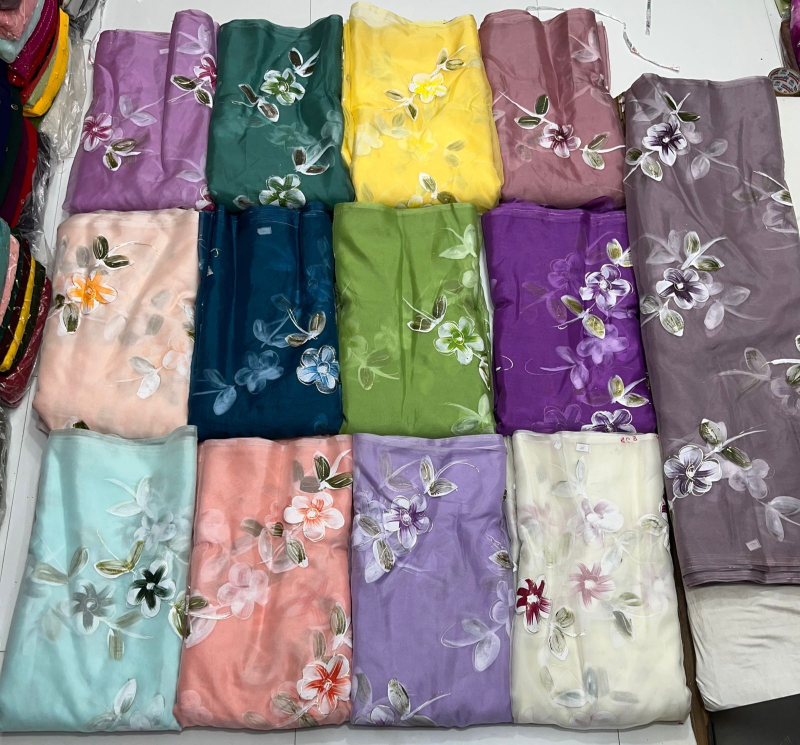
#> input picture Dataset/image_group.jpg, 1600 x 1489 px (shown at 1/2 size)
$ python -i DynImagic_main.py   (imports and definitions only)
#> lines starting #> are read from the running program, lines starting #| are printed output that depends on the picture; after the words box and inside, x2 and y2 are one past the last pixel; in counts of white or black regions, pixels touching at a corner belong together
import tkinter as tk
from tkinter import filedialog, messagebox
from PIL import Image, ImageTk
import cv2
import numpy as np

# [50 lines left out: function extract_color, not called in this run]


def extract_black_color(image_path):
#> called with image_path = 'Dataset/image_group.jpg'
    original_img_path = image_path

    # Load the group image
    group_image = cv2.imread(original_img_path)
#> group_image is the input picture: shape (1489, 1600, 3); mean B, G, R 134.6, 136.3, 144.7
    if group_image is None:
        print(f"Error: Unable to read the group image from {original_img_path}")
    else:
        # Convert to HSV for black color
        lower_black = np.array([90, 50, 50])
        upper_black = np.array([130, 255, 255])

        # Create a mask for black color
        black_mask = cv2.inRange(group_image, lower_black, upper_black)
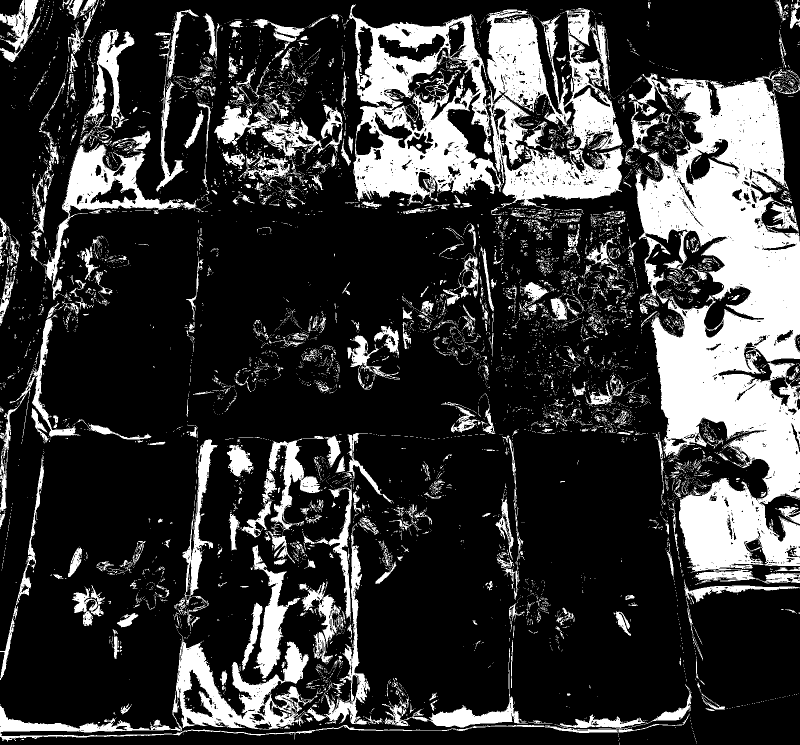
#> black_mask: shape (1489, 1600) (shown at 1/2 size); 22.6% white; 7983 white regions (7236 under 20 px)

        # Find contours in the mask
        contours, _ = cv2.findContours(black_mask, cv2.RETR_EXTERNAL, cv2.CHAIN_APPROX_SIMPLE)
#> contours = 7820 contours, 7379 with area under 20; largest, box (x1, y1, x2, y2) and area: (1250, 138, 1600, 1145) 197508, (698, 9, 1006, 412) 80352, (973, 16, 1247, 414) 61686, (0, 1272, 635, 1483) 29028, (86, 261, 393, 600) 18204

        # List to store bounding boxes
        bounding_boxes = []
        # Draw bounding boxes around the detected regions and store bounding box coordinates
        for contour in contours:
            x, y, w, h = cv2.boundingRect(contour)

            # Ignore small contours
            if w * h < 15500:
                continue

            bounding_boxes.append((x, y, w, h))
            cv2.rectangle(group_image, (x, y), (x + w, y + h), (0, 255, 0), 2)
#> this loop made 7820 passes
#> (contour, x, y, w, h) on passes 3, 4, 6: ([[1392, 1482], [1392, 1484]], 1392, 1482, 1, 3), ([[1237, 1480], [1237, 1481]], 1237, 1480, 1, 2), ([[1391, 1479], [1391, 1480]], 1391, 1479, 1, 2)
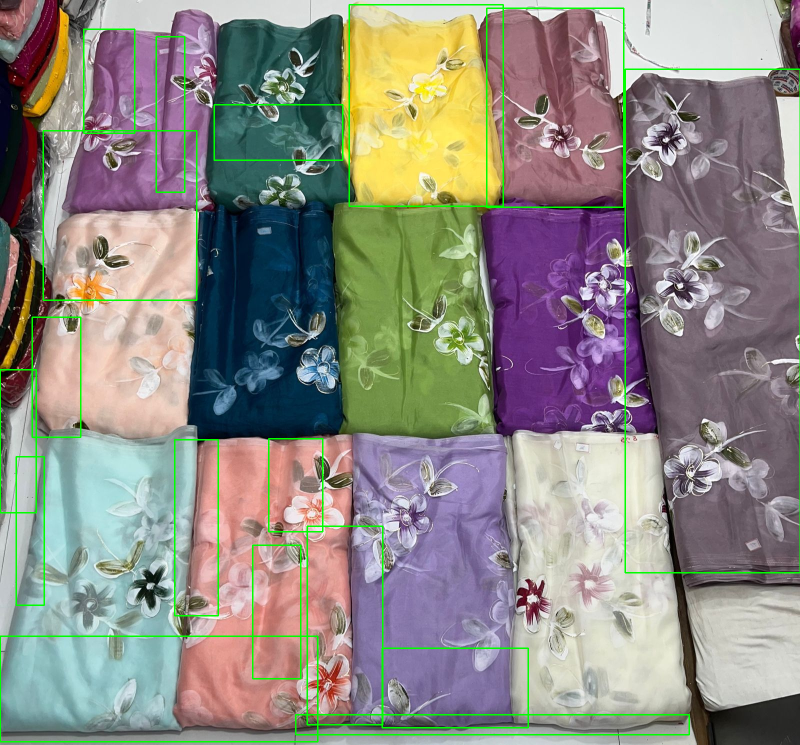
#> group_image: shape (1489, 1600, 3) (shown at 1/2 size); 2.2% of pixels changed, all inside (x1, y1, x2, y2) = (0, 8, 1600, 1485)
#> after the loop, bounding_boxes = 17 items, first 6: (591, 1429, 787, 40), (764, 1296, 292, 159), (0, 1272, 635, 211), (505, 1090, 96, 267), (614, 1052, 151, 397), (32, 913, 56, 297)

        # Save the image with bounding boxes for black color
        cv2.imwrite('black_saree_with_boxes.jpg', group_image)

        # Extract the largest ROI based on bounding boxes for black color
        largest_roi = extract_largest_roi(group_image, bounding_boxes)

        # Save the largest ROI without the border for black color
        if largest_roi is not None:
            cv2.imwrite('largest_black_roi_without_border.jpg', largest_roi)

def extract_largest_roi(original_image, bounding_boxes):
    """
    Extract the largest region of interest (ROI) from the list of bounding boxes.

    Args:
        original_image (numpy.ndarray): Original image.
        bounding_boxes (list): List of bounding boxes in the format (x, y, w, h).

    Returns:
        numpy.ndarray: Extracted ROI.
    """
    if not bounding_boxes:
        return None

    # Find the index of the largest bounding box based on area
    largest_index = np.argmax([w * h for x, y, w, h in bounding_boxes])
#> largest_index = 12

    x, y, w, h = bounding_boxes[largest_index]
#> x = 1250; y = 138; w = 350; h = 1007

    # Adjust ROI coordinates to exclude the border
    border_thickness = 2
    x += border_thickness
#> x = 1252
    y += border_thickness
#> y = 140
    w -= 2 * border_thickness
#> w = 346
    h -= 2 * border_thickness
#> h = 1003

    roi = original_image[y:y + h, x:x + w]
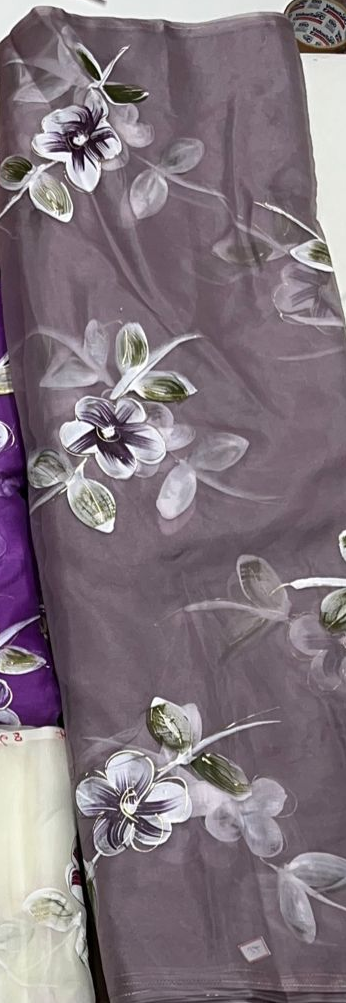
#> roi: shape (1003, 346, 3); mean B, G, R 125.1, 116.6, 128.9
    return roi

class ColorExtractorApp:
    # [103 lines left out: functions __init__, upload_group_image, upload_single_image, generate_color_image, display_image, main, not called in this run]


# [2 lines not run here, left out]

>>> result = extract_black_color('Dataset/image_group.jpg')

$ run again, on Dataset/image_single.jpg
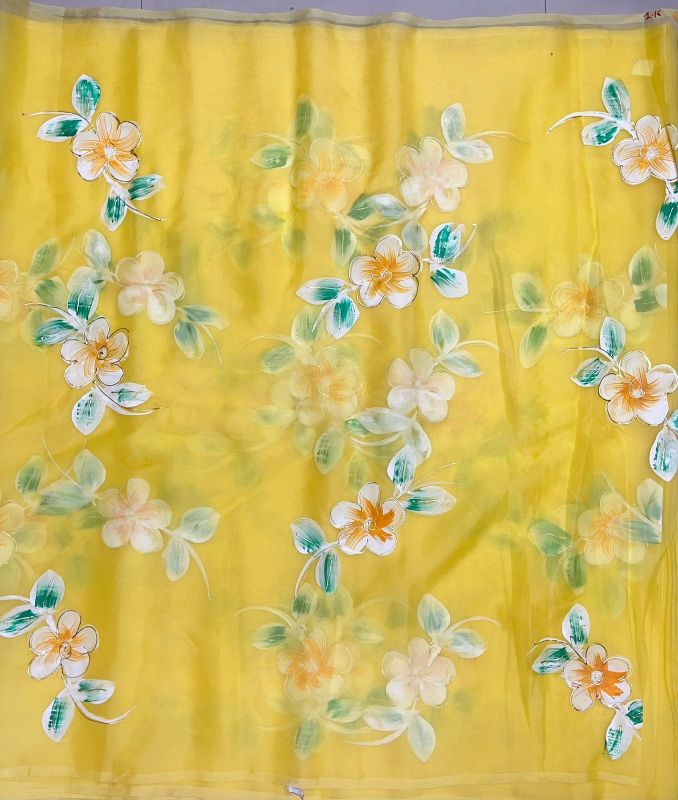
#> input picture Dataset/image_single.jpg, 1356 x 1600 px (shown at 1/2 size)
#> in extract_black_color, group_image is the input picture: shape (1600, 1356, 3); mean B, G, R 98.7, 187.2, 207.6
#> in extract_black_color, `black_mask = cv2.inRange(group_image, lower_black, upper_black)`:
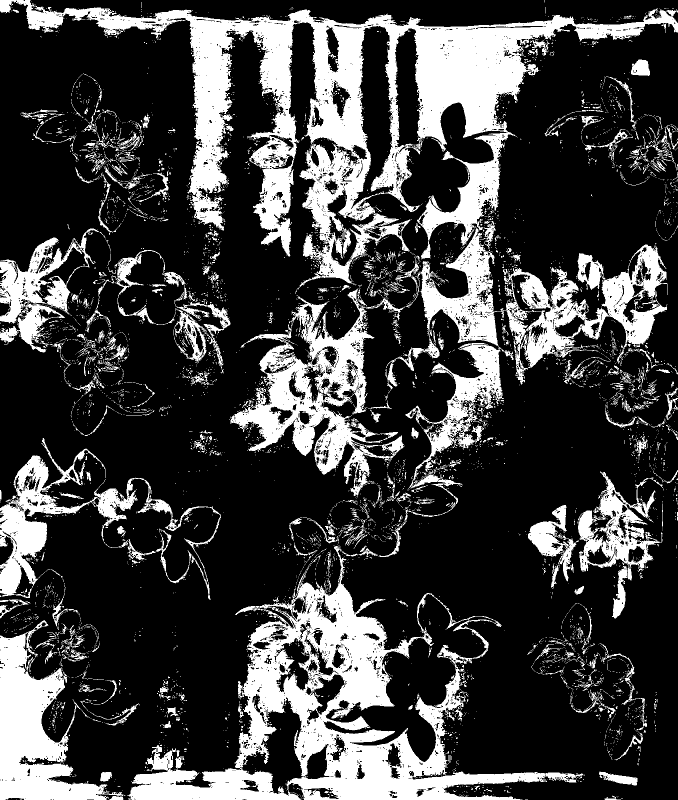
#> black_mask: shape (1600, 1356) (shown at 1/2 size); 25.5% white; 6428 white regions (5958 under 20 px)
#> contours = 6015 contours, 5749 with area under 20; largest, box (x1, y1, x2, y2) and area: (0, 0, 1356, 580) 204026, (254, 1092, 1167, 1600) 176224, (772, 455, 1335, 1008) 70930, (461, 577, 811, 995) 50112, (0, 1240, 247, 1600) 34580
#> the loop in extract_black_color, `for contour in contours:` made 6015 passes
#> (x, y, w, h) on passes 2, 3, 7: (33, 1599, 1, 1), (603, 1598, 1, 1), (1236, 1593, 1, 1)
#> after the loop in extract_black_color, `for contour in contours:`: bounding_boxes = [(0, 1240, 247, 360), (254, 1092, 913, 508), (1056, 1010, 102, 153), (1156, 943, 170, 294), (0, 876, 442, 324), (348, 584, 113, 153), (461, 577, 350, 418), (196, 500, 179, 150), (0, 457, 198, 248), (772, 455, 563, 553), (0, 0, 1356, 580)]
#> largest_index = 10
#> in extract_largest_roi, `x, y, w, h = bounding_boxes[largest_index]`: x = 0; w = 1356; h = 580
#> in extract_largest_roi, `x += border_thickness`: x = 2
#> in extract_largest_roi, `w -= 2 * border_thickness`: w = 1352
#> in extract_largest_roi, `h -= 2 * border_thickness`: h = 576
#> in extract_largest_roi, `roi = original_image[y:y + h, x:x + w]`:
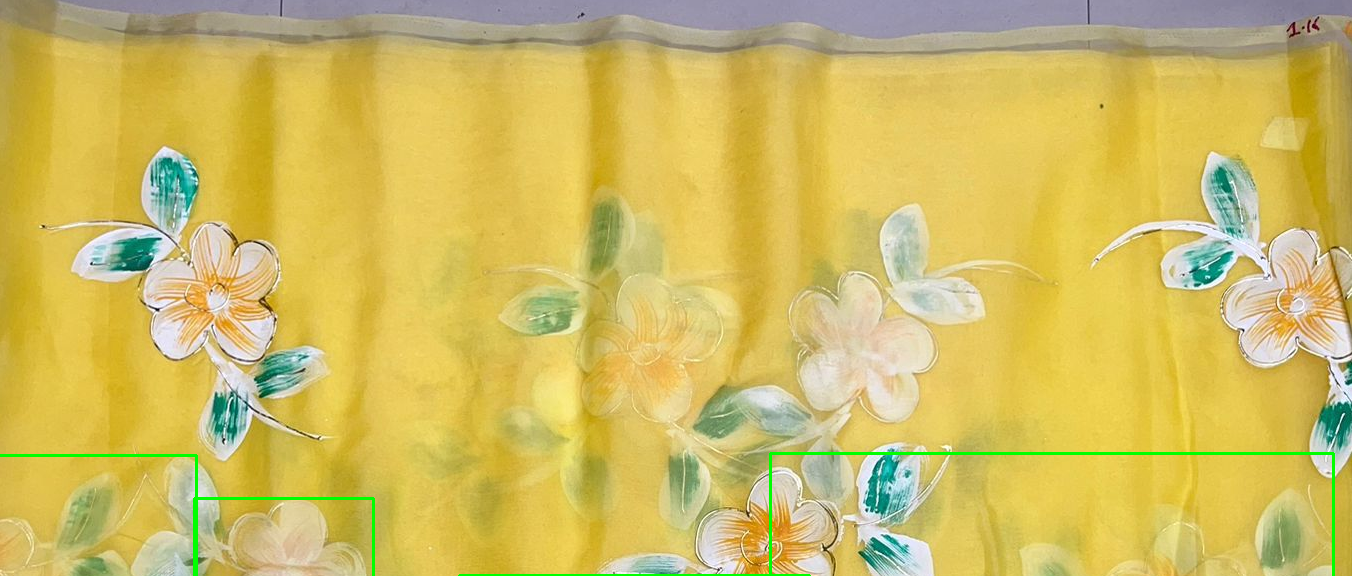
#> roi: shape (576, 1352, 3); mean B, G, R 98.6, 188.5, 207.8
